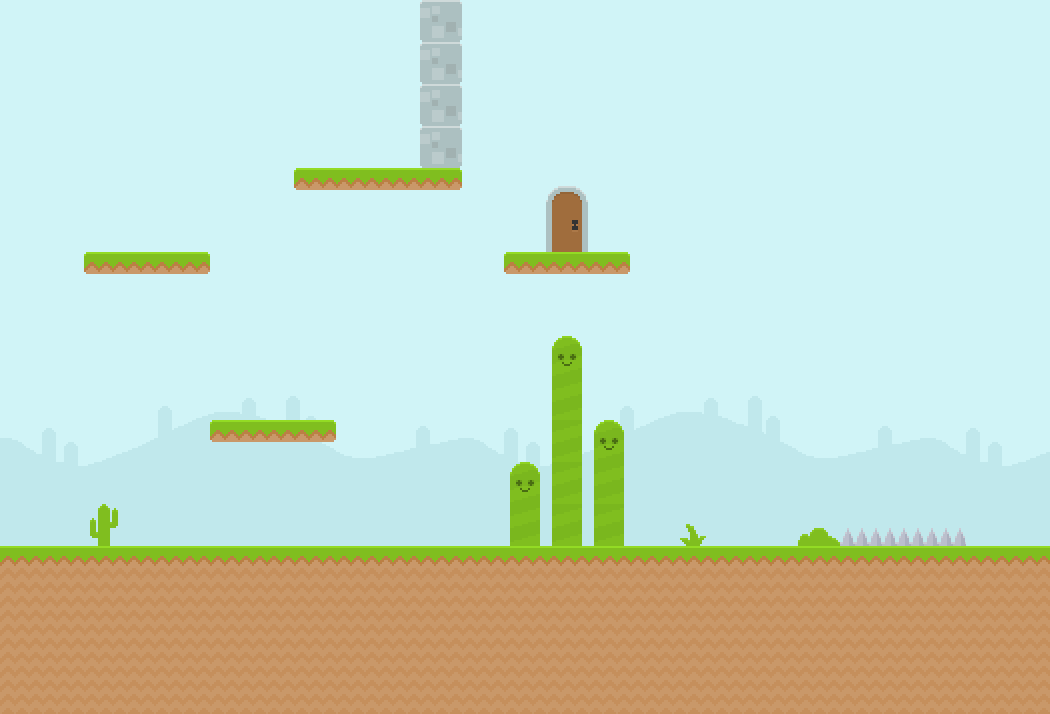

Tiled map render using the project's own tile images. Description and the whole map definition, tile-layer contents included, below:
An orthogonal 25x17 tile map with 42x42 px tiles, 2 tile layers (background, foreground) and 7 objects (4x box, player, diamond).

<map version="1.0" tiledversion="1.0.2" orientation="orthogonal" renderorder="right-down" width="25" height="17" tilewidth="42" tileheight="42" nextobjectid="9">
 <tileset firstgid="1" source="tileset.tsx" />
 <layer name="background" width="25" height="17">
  <data encoding="csv">
238,238,238,238,238,238,238,238,238,238,238,238,238,238,238,238,238,238,238,238,238,238,238,238,238,
238,238,238,238,238,238,238,238,238,238,238,238,238,238,238,238,238,238,238,238,238,238,238,238,238,
238,238,238,238,238,238,238,238,238,238,238,238,238,238,238,238,238,238,238,238,238,238,238,238,238,
238,238,238,238,238,238,238,238,238,238,238,238,238,238,238,238,238,238,238,238,238,238,238,238,238,
238,238,238,238,238,238,238,238,238,238,238,238,238,238,238,238,238,238,238,238,238,238,238,238,238,
238,238,238,238,238,238,238,238,238,238,238,238,238,238,238,238,238,238,238,238,238,238,238,238,238,
238,238,238,238,238,238,238,238,238,238,238,238,238,238,238,238,238,238,238,238,238,238,238,238,238,
238,238,238,238,238,238,238,238,238,238,238,238,238,238,238,238,238,238,238,238,238,238,238,238,238,
238,238,238,238,238,238,238,238,238,238,238,238,238,238,238,238,238,238,238,238,238,238,238,238,238,
230,231,232,233,234,235,236,237,238,239,240,230,231,232,233,234,235,236,237,238,239,240,230,231,232,
260,261,262,263,264,265,266,267,268,269,270,260,261,262,263,264,265,266,267,268,269,270,260,261,262,
290,291,292,293,294,295,296,297,298,299,300,290,291,292,293,294,295,296,297,298,299,300,290,291,292,
296,296,296,296,296,296,296,296,296,296,296,296,296,296,296,296,296,296,296,296,296,296,296,296,296,
296,296,296,296,296,296,296,296,296,296,296,296,296,296,296,296,296,296,296,296,296,296,296,296,296,
296,296,296,296,296,296,296,296,296,296,296,296,296,296,296,296,296,296,296,296,296,296,296,296,296,
296,296,296,296,296,296,296,296,296,296,296,296,296,296,296,296,296,296,296,296,296,296,296,296,296,
296,296,296,296,296,296,296,296,296,296,296,296,296,296,296,296,296,296,296,296,296,296,296,296,296
</data>
 </layer>
 <layer name="foreground" width="25" height="17">
  <data encoding="csv">
0,0,0,0,0,0,0,0,0,0,223,0,0,0,0,0,0,0,0,0,0,0,0,0,0,
0,0,0,0,0,0,0,0,0,0,223,0,0,0,0,0,0,0,0,0,0,0,0,0,0,
0,0,0,0,0,0,0,0,0,0,223,0,0,0,0,0,0,0,0,0,0,0,0,0,0,
0,0,0,0,0,0,0,0,0,0,223,0,0,0,0,0,0,0,0,0,0,0,0,0,0,
0,0,0,0,0,0,0,130,159,159,160,0,0,167,0,0,0,0,0,0,0,0,0,0,0,
0,0,0,0,0,0,0,0,0,0,0,0,0,168,0,0,0,0,0,0,0,0,0,0,0,
0,0,130,159,160,0,0,0,0,0,0,0,130,159,160,0,0,0,0,0,0,0,0,0,0,
0,0,0,0,0,0,0,0,0,0,0,0,0,0,0,0,0,0,0,0,0,0,0,0,0,
0,0,0,0,0,0,0,0,0,0,0,0,0,197,0,0,0,0,0,0,0,0,0,0,0,
0,0,0,0,0,0,0,0,0,0,0,0,0,227,0,0,0,0,0,0,0,0,0,0,0,
0,0,0,0,0,130,159,160,0,0,0,0,0,227,197,0,0,0,0,0,0,0,0,0,0,
0,0,0,0,0,0,0,0,0,0,0,0,197,227,227,0,0,0,0,0,0,0,0,0,0,
0,0,19,0,0,0,0,0,0,0,0,0,227,227,227,0,18,0,0,47,119,119,119,0,0,
124,124,124,124,124,124,124,124,124,124,124,124,124,124,124,124,124,124,124,124,124,124,124,124,124,
153,153,153,153,153,153,153,153,153,153,153,153,153,153,153,153,153,153,153,153,153,153,153,153,153,
153,153,153,153,153,153,153,153,153,153,153,153,153,153,153,153,153,153,153,153,153,153,153,153,153,
153,153,153,153,153,153,153,153,153,153,153,153,153,153,153,153,153,153,153,153,153,153,153,153,153
</data>
 </layer>
 <objectgroup name="objects">
  <object id="1" x="1152" y="790" />
  <object id="2" name="player" type="player" x="446" y="493" width="44" height="48" />
  <object id="3" name="box" type="box" x="714.667" y="490.667" width="46.6667" height="45.3333" />
  <object id="4" name="box" type="box" x="246.667" y="372" width="40" height="41.3333" />
  <object id="5" name="box" type="box" x="131.333" y="210.667" width="33.3333" height="33.3333" />
  <object id="7" name="box" type="box" x="334.67" y="126.333" width="33.3333" height="36" />
  <object id="8" name="diamond" x="822.667" y="164" width="46.6667" height="45.3333" />
 </objectgroup>
</map>
